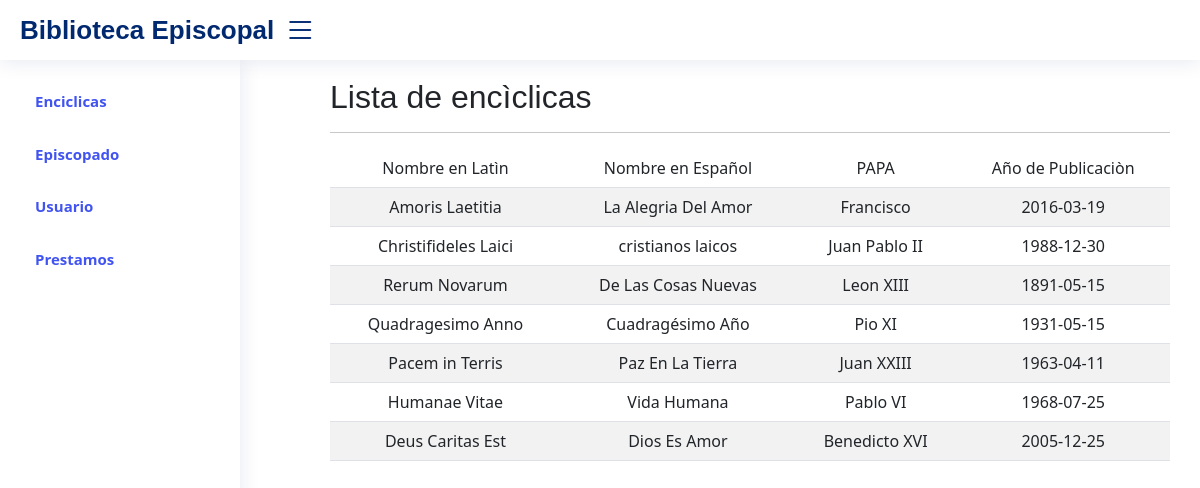
The page / on the database its author committed.
### tables this page shows
CREATE TABLE `enciclicas` (
  `ID_enciclica` int(11) NOT NULL,
  `Nombre_Latin` varchar(100) NOT NULL,
  `Nombre_Español` varchar(100) NOT NULL,
  `Nombre_PAPA` varchar(50) NOT NULL,
  `Año_Publicacion` date NOT NULL
);

### index.php (the view, shortened to what this page needs)
<?php
include("header.php");
include ("conexion_ep.php");
?>
<link rel="stylesheet" href="assets/css/listaEntradas.css">
<br>
<h2>Lista de encìclicas</h2>
<hr/>
<table class="table table-striped">
    <thead>
        <tr>
            <td class="text-center">
                Nombre en Latìn
            </td>
            <td class="text-center">
                Nombre en Español
            </td>
            <td class="text-center">
                PAPA
            </td>
            <td class="text-center">
                Año de Publicaciòn
            </td>
        </tr>
    </thead>
    <tbody>
<?php
$consultaSQL = "SELECT * FROM enciclicas";
$resultado = mysqli_query($conexion, $consultaSQL);
while($fila = mysqli_fetch_assoc($resultado)){
?>
        <tr class="filaConSombreado">
            <td class="text-center">
                <?php echo $fila["Nombre_Latin"]; ?>
            </td>
            <td class="text-center">
                <?php echo $fila["Nombre_Español"]; ?>
            </td>
            <td class="text-center">
                <?php echo $fila["Nombre_PAPA"]; ?>
            </td>
            <td class="text-center">
                <?php echo $fila["Año_Publicacion"]; ?>
            </td>
        </tr>
<?php
}
?>
    </tbody>
</table>
<?php
include('footer.php');
?>

### header.php (shortened to what this page needs)
<!DOCTYPE hmtl>
<html>
  <head>
    <link href="assets/vendor/bootstrap/css/bootstrap.css" rel="stylesheet">
    <link href="assets/vendor/bootstrap-icons/bootstrap-icons.css" rel="stylesheet">
    <link href="assets/vendor/boxicons/css/boxicons.min.css" rel="stylesheet">
    <link href="assets/vendor/quill/quill.snow.css" rel="stylesheet">
    <link href="assets/vendor/quill/quill.bubble.css" rel="stylesheet">
    <link href="assets/vendor/remixicon/remixicon.css" rel="stylesheet">
    <link href="assets/vendor/simple-datatables/style.css" rel="stylesheet">
    <link href="assets/css/style.css" rel="stylesheet">
  </head>
  <body>
    <header id="header" class="header fixed-top d-flex align-items-center">
    <div class="d-flex align-items-center justify-content-between">
      <div class="logo d-flex align-items-center">
        <span>Biblioteca Episcopal</span>
      </div>
      <i class="bi bi-list toggle-sidebar-btn"></i>
    </div>
    </header>
    <aside id="sidebar" class="sidebar" style="width: 20%;">
    <ul class="sidebar-nav" id="sidebar-nav">
      <li>
        <a class="nav-link enlaceModulo" href="index.php">
          <span>Enciclicas</span>
        </a>
      </li>
      <li>
        <a class="nav-link enlaceModulo" href="episcopado.php">
          <span>Episcopado</span>
        </a>
      </li>
      <li>
        <a class="nav-link enlaceModulo" href="usuario.php">
          <span>Usuario</span>
        </a>
      </li>
      <li>
        <a class="nav-link enlaceModulo" href="prestamos.php">
          <span>Prestamos</span>
        </a>
      </li>
    </ul>
    </aside>
    <br>
    <main id="main" class="main">

### footer.php (shortened to what this page needs)
    </main>
  </body>
</html>

### assets/css/style.css (style rules this page uses)
:root { scroll-behavior: smooth; }
body { font-family: "Open Sans", sans-serif; background: #f6f9ff; color: #444444; }
.enlaceModulo { border-radius: 15px !important; margin-bottom: 10px !important; transition: background-color 0.5s ease !important; transition: box-shadow 0.5s ease !important; }
a { color: #4154f1; text-decoration: none; }
h1, h2, h3, h4, h5, h6 { font-family: "Nunito", sans-serif; }
#main { margin-top: 10px; padding: 20px 30px; transition: all 0.3s; }
.logo { line-height: 1; }
.logo span { font-size: 26px; font-weight: 700; color: #012970; font-family: "Nunito", sans-serif; }
.header { transition: all 0.5s; z-index: 997; height: 60px; box-shadow: 0px 2px 20px rgba(1, 41, 112, 0.1); background-color: #fff; padding-left: 20px; }
.header .toggle-sidebar-btn { font-size: 32px; padding-left: 10px; cursor: pointer; color: #012970; }
.sidebar { position: fixed; top: 60px; left: 0; bottom: 0; width: 300px; z-index: 996; transition: all 0.3s; padding: 20px; overflow-y: auto; scrollbar-width: thin; scrollbar-color: #aab7cf transparent; box-shadow: 0px 0px 20px rgba(1, 41, 112, 0.1); background-color: #fff; }
@media (min-width: 1200px) { #main, #footer { margin-left: 300px; } }
.sidebar-nav { padding: 0; margin: 0; list-style: none; }
.sidebar-nav li { padding: 0; margin: 0; list-style: none; }
.sidebar-nav .nav-link { display: flex; align-items: center; font-size: 15px; font-weight: 600; color: #4154f1; transition: 0.3; padding: 10px 15px; border-radius: 4px; }

### rows shown on the page
enciclicas: Nombre_Latin "Amoris Laetitia", Nombre_Español "La Alegria Del Amor", Nombre_PAPA "Francisco", Año_Publicacion "2016-03-19"
enciclicas: Nombre_Latin "Christifideles Laici", Nombre_Español "cristianos laicos", Nombre_PAPA "Juan Pablo II", Año_Publicacion "1988-12-30"
enciclicas: Nombre_Latin "Rerum Novarum", Nombre_Español "De Las Cosas Nuevas", Nombre_PAPA "Leon XIII", Año_Publicacion "1891-05-15"
enciclicas: Nombre_Latin "Quadragesimo Anno", Nombre_Español "Cuadragésimo Año", Nombre_PAPA "Pio XI", Año_Publicacion "1931-05-15"
enciclicas: Nombre_Latin "Pacem in Terris", Nombre_Español "Paz En La Tierra", Nombre_PAPA "Juan XXIII", Año_Publicacion "1963-04-11"
enciclicas: Nombre_Latin "Humanae Vitae", Nombre_Español "Vida Humana", Nombre_PAPA "Pablo VI", Año_Publicacion "1968-07-25"
enciclicas: Nombre_Latin "Deus Caritas Est", Nombre_Español "Dios Es Amor", Nombre_PAPA "Benedicto XVI", Año_Publicacion "2005-12-25"
